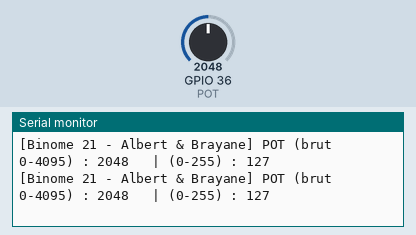
Simulated run of this program. Board: ESP32. Parts: the last lines printed to the serial monitor. Inputs (shaded band) come from the test bench; at power-on: GPIO 36 (POT) = 2048.

Above: at 1.2 s.
1.3 s: GPIO 36 (POT) set to 2866
At 1.75 s:
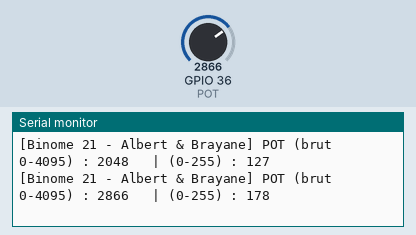
2.8 s: GPIO 36 (POT) set to 3603
At 2.97 s:
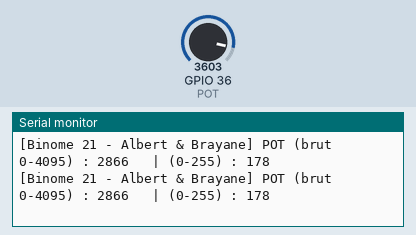
Timing chart, 0 to 5.8 s (numbered marks = the images above; inputs shaded):
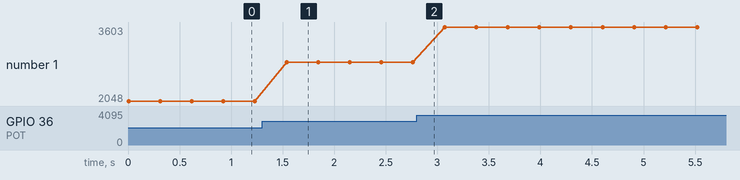

The program:

main.cpp
```cpp
// ============================================================================
// [1.5.2] ADC - Programme 3 : POTENTIOMETRE (balayage 0 a 4095) -- lecture mediane
// Binome 21 - Albert & Brayane
//
// Montage : un potentiometre EST un pont diviseur reglable (3 bornes) :
//   borne 1 -> 3V3 ; borne 3 -> GND ; curseur (broche du MILIEU) -> GPIO36.
//
// Probleme observe : les pattes rondes du potentiometre tiennent mal dans la
// breadboard, le contact du curseur "glitche" parfois vers 4095. Solution :
// on lit la MEDIANE de plusieurs echantillons -> un glitch isole est rejete
// (filtrage de bruit). Le potentiometre couvrant deja toute l'echelle, aucune
// calibration n'est necessaire : un simple map(0..4095 -> 0..255) suffit.
// ============================================================================
#include <Arduino.h>

const char* PREFIX = "[Binome 21 - Albert & Brayane]";
const int POT = 36;                 // GPIO36 = VP = ADC1_CH0 (meme broche que la LDR)
const int N   = 9;                  // nb d'echantillons pour la mediane (impair)

// Lit N mesures et renvoie la valeur du milieu (mediane) : robuste aux glitches.
int lireMediane() {
  int v[N];
  for (int i = 0; i < N; i++) {
    v[i] = analogRead(POT);
    delayMicroseconds(500);
  }
  for (int i = 0; i < N - 1; i++)           // petit tri (N est petit)
    for (int j = i + 1; j < N; j++)
      if (v[j] < v[i]) { int t = v[i]; v[i] = v[j]; v[j] = t; }
  return v[N / 2];                           // mediane
}

void setup() {
  Serial.begin(115200);
}

void loop() {
  // int brut = analogRead(POT);            // lecture simple (sensible aux glitches)
  int brut   = lireMediane();               // lecture mediane (robuste au mauvais contact)
  int niveau = map(brut, 0, 4095, 0, 255);  // mise a l'echelle directe (pas de calibration)

  Serial.print(PREFIX);
  Serial.print(" POT (brut 0-4095) : "); Serial.print(brut);
  Serial.print("   | (0-255) : ");        Serial.println(niveau);

  delay(300);
}
```

Measured:
- after the input at 1.3 s, the serial monitor: prints a new line after 0.24 s (image 1)
- plotted number 1: 2048 → 2866 after the input at 1.3 s, 2866 → 3603 after the input at 2.8 s
